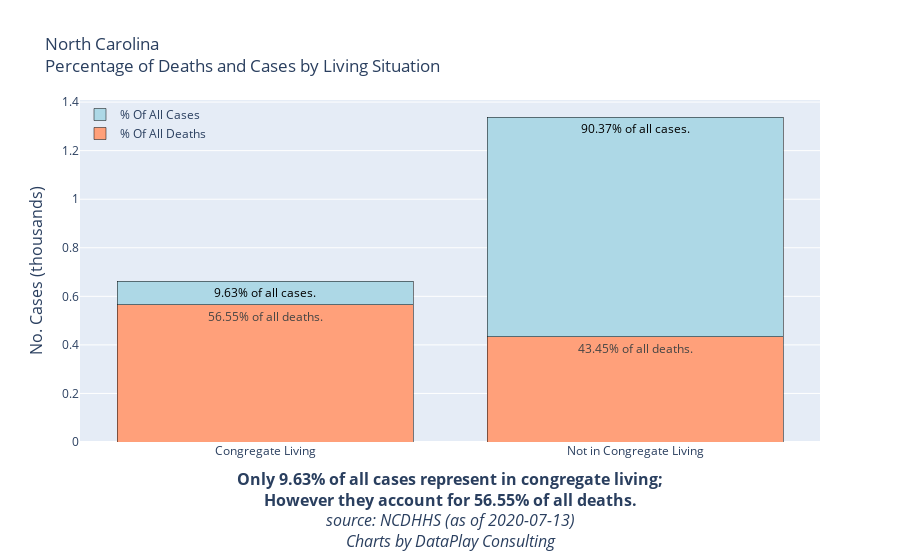

Notebook code for this chart:
### Code cell
import plotly.graph_objects as go
Total_Cases = '{:.2%}'.format(df_grouped.reset_index()['%TotalCases'][0])
Total_Deaths = '{:.2%}'.format(df_grouped.reset_index()['%TotalDeaths'][0])
Date = dt.date.today()
fig = go.Figure(data=[
    go.Bar(name = '% Of All Deaths', x=df_grouped.reset_index()['Congregate_Living'],
           y = df_grouped.reset_index()['%TotalDeaths'],
           text=['{:.2%}'.format(df_grouped.reset_index()['%TotalDeaths'][0])+' of all deaths.','{:.2%}'.format(df_grouped.reset_index()['%TotalDeaths'][1])+' of all deaths.'],
           marker_color='lightsalmon',
           textposition='inside',marker_line_color='black'),
    
    go.Bar(name = '% Of All Cases', x=df_grouped.reset_index()['Congregate_Living'],
           y = df_grouped.reset_index()['%TotalCases'],
           text=['{:.2%}'.format(df_grouped.reset_index()['%TotalCases'][0])+' of all cases.','{:.2%}'.format(df_grouped.reset_index()['%TotalCases'][1])+' of all cases.'],
           marker_color='lightblue',
           textposition='inside',marker_line_color='black', 
           textfont=dict(color="black"))
])
# Change the bar mode
fig.update_layout(barmode='stack', title = 'North Carolina<br>Percentage of Deaths and Cases by Living Situation',
    yaxis=dict(
        title='No. Cases (thousands)',
        titlefont_size=16,
        tickfont_size=12,
    ),
    xaxis=dict(
        title=f'<b>Only {Total_Cases} of all cases represent in congregate living;<br>However they account for {Total_Deaths} of all deaths.</b><br><i>source: NCDHHS (as of {Date})<br>Charts by DataPlay Consulting</i>',
        titlefont_size=16,
        tickfont_size=12,
    ),              
    legend=dict(
        x=0,
        y=1.0,
        bgcolor='rgba(255, 255, 255, 0)',
        bordercolor='rgba(255, 255, 255, 0)'
    ))

fig.show()
pio.write_html(fig, file='Deaths_Cases_Living_Situation.html', auto_open=False)

### Figure 1 — Plotly figure (JSON) as saved in the notebook; plotly's stock layout.template omitted (floating-point values rounded to 4 significant figures)
{"data": [{"marker": {"color": "lightsalmon", "line": {"color": "black"}}, "name": "% Of All Deaths", "text": ["56.55% of all deaths.", "43.45% of all deaths."], "textposition": "inside", "type": "bar", "x": ["Congregate Living", "Not in Congregate Living"], "y": [0.5655, 0.4345]}, {"marker": {"color": "lightblue", "line": {"color": "black"}}, "name": "% Of All Cases", "text": ["9.63% of all cases.", "90.37% of all cases."], "textfont": {"color": "black"}, "textposition": "inside", "type": "bar", "x": ["Congregate Living", "Not in Congregate Living"], "y": [0.09628, 0.9037]}], "layout": {"autosize": true, "barmode": "stack", "legend": {"bgcolor": "rgba(255, 255, 255, 0)", "bordercolor": "rgba(255, 255, 255, 0)", "x": 0, "y": 1}, "title": {"text": "North Carolina<br>Percentage of Deaths and Cases by Living Situation"}, "xaxis": {"autorange": true, "range": [-0.5, 1.5], "tickfont": {"size": 12}, "title": {"font": {"size": 16}, "text": "<b>Only 9.63% of all cases represent in congregate living;<br>However they account for 56.55% of all deaths.</b><br><i>source: NCDHHS (as of 2020-07-13)<br>Charts by DataPlay Consulting</i>"}, "type": "category"}, "yaxis": {"autorange": true, "range": [0, 1.409], "tickfont": {"size": 12}, "title": {"font": {"size": 16}, "text": "No. Cases (thousands)"}, "type": "linear"}}}
